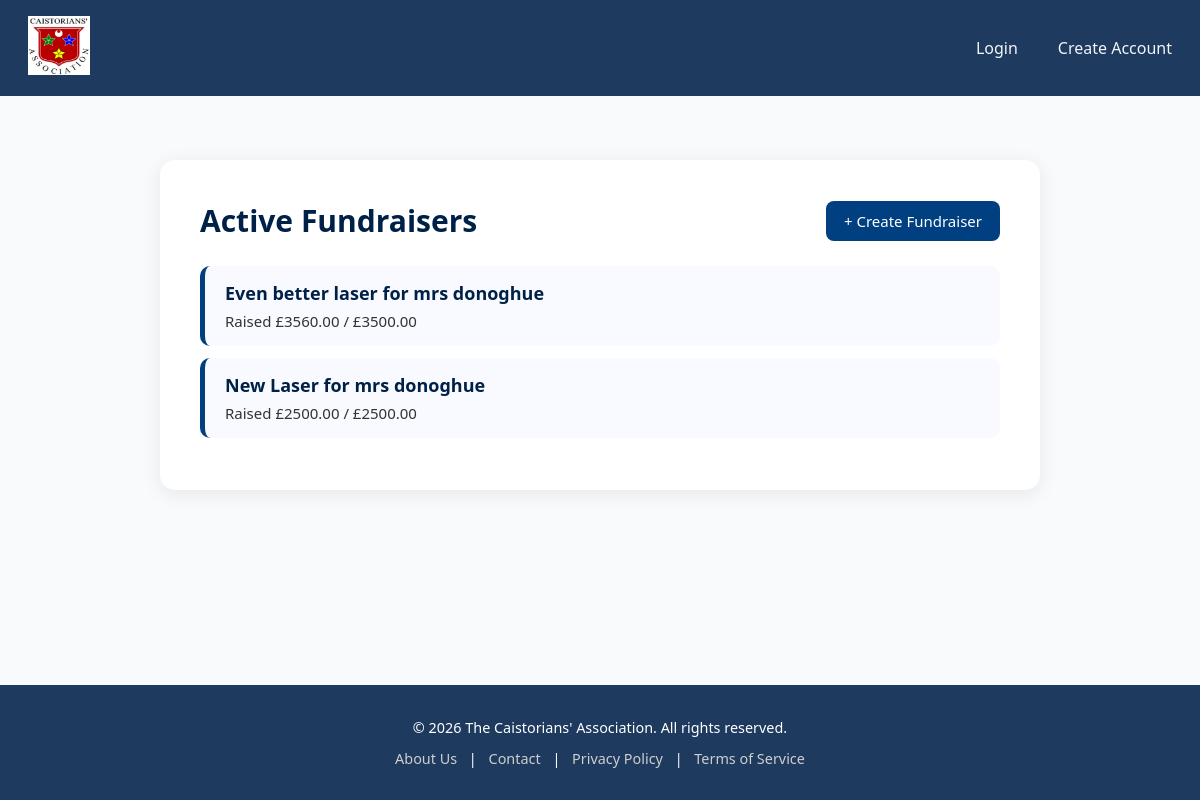
Screenshot of /fundraisers/list/ with the database file from the repository.
### fundraisers/models.py (models this page shows, shortened)
class Fundraiser(models.Model):
    creator = models.ForeignKey(User, on_delete=models.CASCADE)
    title = models.CharField(max_length=200)
    description = models.TextField()
    goal_amount = models.DecimalField(max_digits=10, decimal_places=2)
    total_raised = models.DecimalField(max_digits=10, decimal_places=2, default=0)
    created_at = models.DateTimeField(auto_now_add=True)

### fundraisers/views.py (the view)
# urls.py: path('list/', views.fundraiser_list, name='fundraiser_list'),
def fundraiser_list(request):
    fundraisers = Fundraiser.objects.all().order_by('-created_at')
    return render(request, 'fundraisers/list.html', {'fundraisers': fundraisers})

### fundraisers/templates/fundraisers/list.html
{% extends "Main/base.html" %}
{% block content %}
<div style="max-width: 800px; margin: 60px auto; background: #ffffff; padding: 40px; border-radius: 15px; box-shadow: 0 4px 20px rgba(0,0,0,0.08); font-family: 'Segoe UI', sans-serif;">
  <div style="display: flex; justify-content: space-between; align-items: center; margin-bottom: 25px;">
    <h2 style="color: #002147; font-size: 30px; margin: 0;">Active Fundraisers</h2>
    <a href="{% url 'fundraisers:create_fundraiser' %}"
       style="background-color: #004080; color: white; text-decoration: none; padding: 10px 18px; border-radius: 8px; font-size: 15px; transition: background 0.3s ease;">
       + Create Fundraiser
    </a>
  </div>
  {% if fundraisers %}
    <ul style="list-style: none; padding: 0; margin: 0;">
      {% for f in fundraisers %}
        <a href="{% url 'fundraisers:fundraiser_detail' f.id %}"
           style="
             display: block;
             background: #f8faff;
             padding: 15px 20px;
             margin-bottom: 12px;
             border-radius: 10px;
             border-left: 5px solid #004080;
             text-decoration: none;
             color: #002147;
             transition: all 0.2s ease-in-out;
           "
           onmouseover="this.style.background='#e6efff'; this.style.transform='translateY(-2px)';"
           onmouseout="this.style.background='#f8faff'; this.style.transform='translateY(0)';"
        >
          <span style="font-weight: 600; font-size: 18px;">{{ f.title }}</span>
          <p style="margin: 6px 0 0; font-size: 15px; color: #333;">
            Raised £{{ f.total_raised }} / £{{ f.goal_amount }}
          </p>
        </a>
      {% endfor %}
    </ul>
  {% else %}
    <p style="text-align: center; color: #666; font-size: 16px;">No fundraisers are currently active.</p>
  {% endif %}
</div>
{% endblock %}

### Main/static/Main/style.css (style rules this page uses)
body { display: flex; flex-direction: column; min-height: 100vh; margin: 0; padding: 0; font-family: 'Segoe UI', Arial, sans-serif; background-color: #f8fafc; color: #222; }

### rows the page displays
Fundraiser: title "Even better laser for mrs donoghue", total_raised "3560.00", goal_amount "3500.00"
Fundraiser: title "New Laser for mrs donoghue", total_raised "2500.00", goal_amount "2500.00"

### other values shown
{{ year|default:2026 }} "2026"
